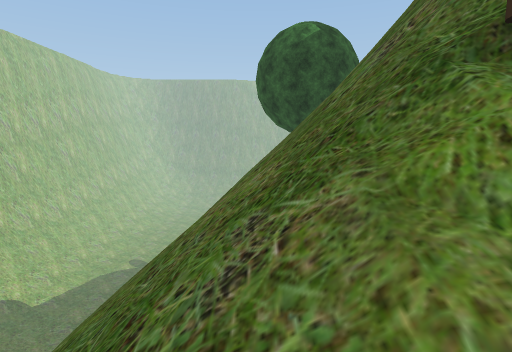
View 1 (above)

24 first-person views from a walk through a Unity game level. The camera is 1.4 m above the floor, tilts 8° down and sees 80° across. The floor is counted in squares, 1 m on a side. Each view is taken from the middle of a square. On the plan, view 1 faces up. The plan holds only what a view shows up to about 14 squares ahead; the rest is blank. The place goes on beyond the plan. Some trees and plants on the terrain are drawn as simple stand-ins. Some animated figures are not drawn.

View 2
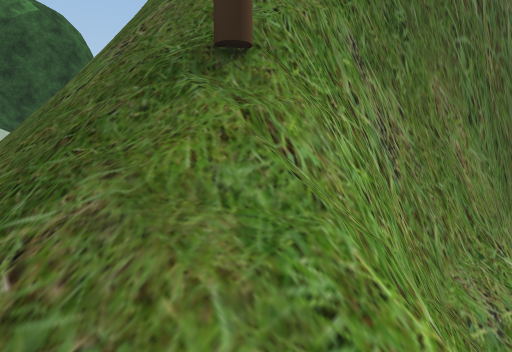

View 3
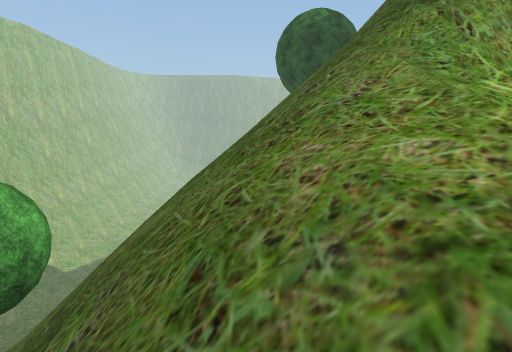

View 4
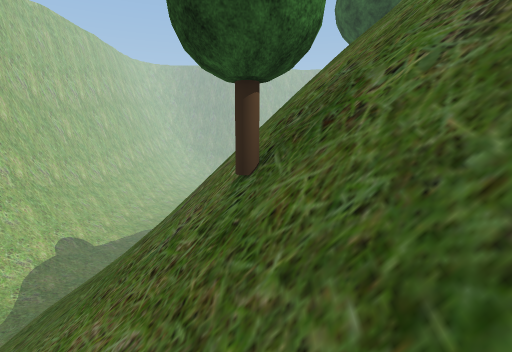

View 5
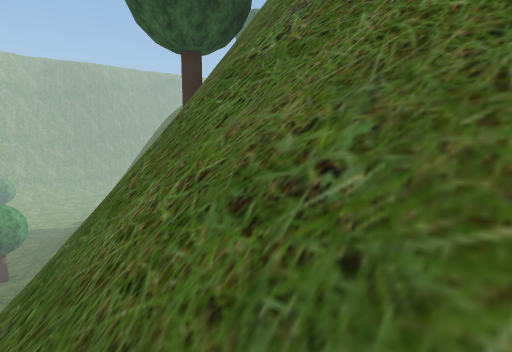

View 6
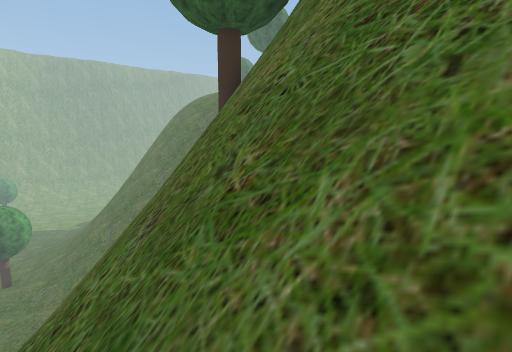

View 7
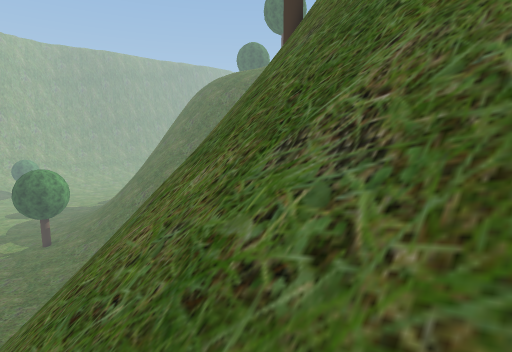

View 8
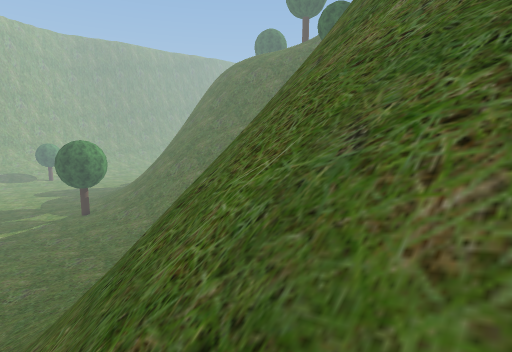

View 9
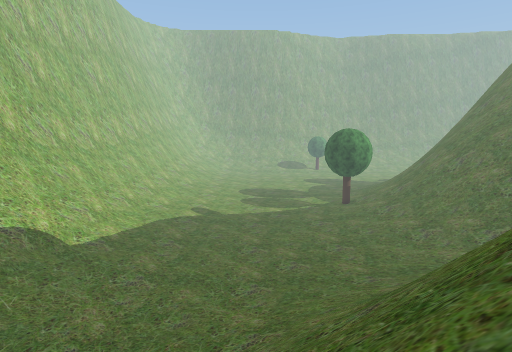

View 10
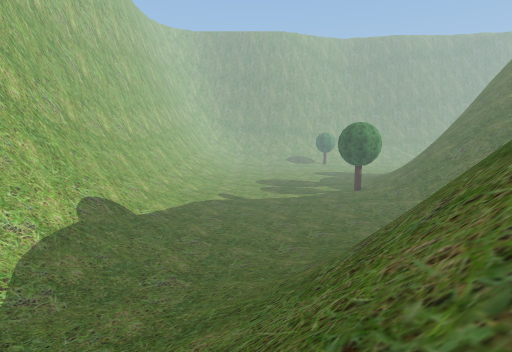

View 11
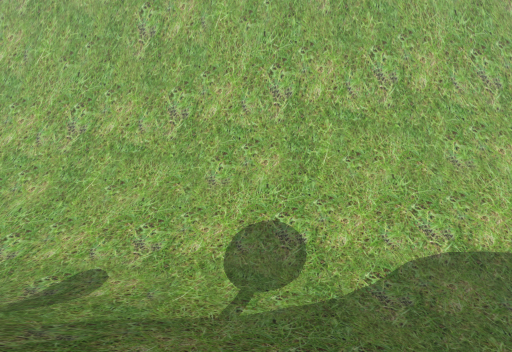

View 12
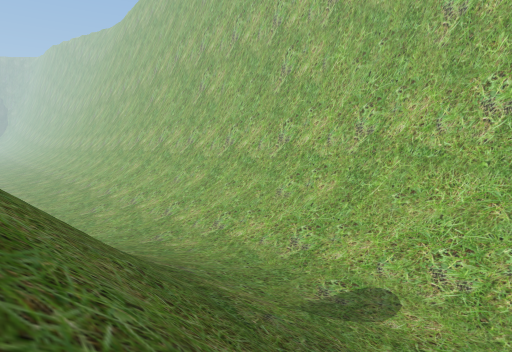

View 13
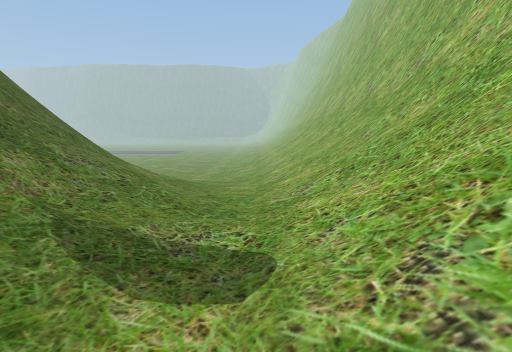

View 14
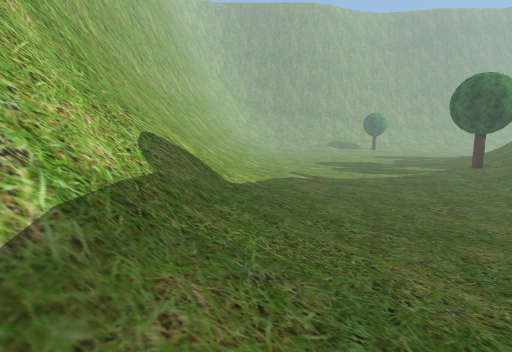

View 15
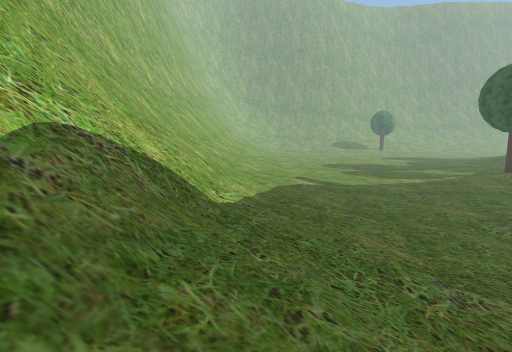

View 16
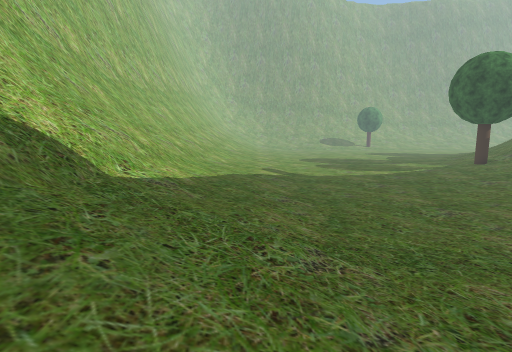

View 17
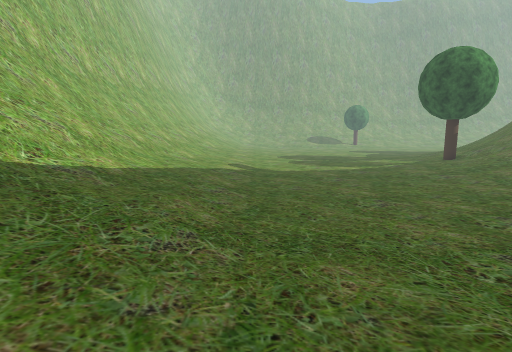

View 18
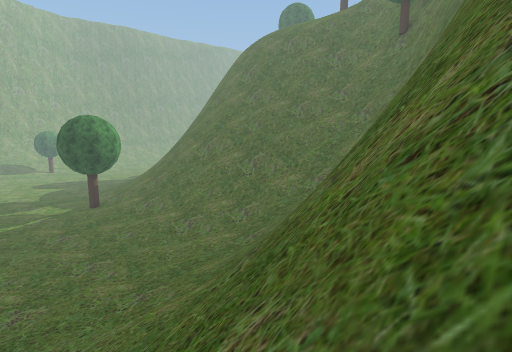

View 19
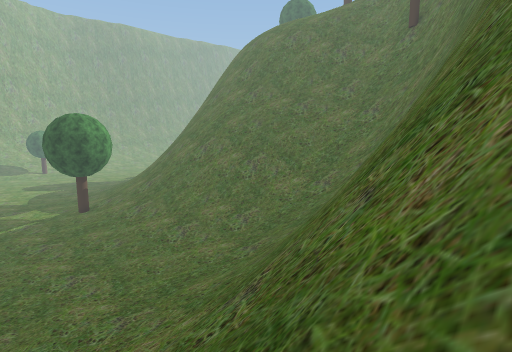

View 20
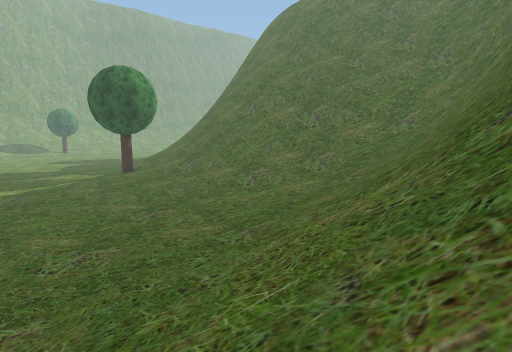

View 21
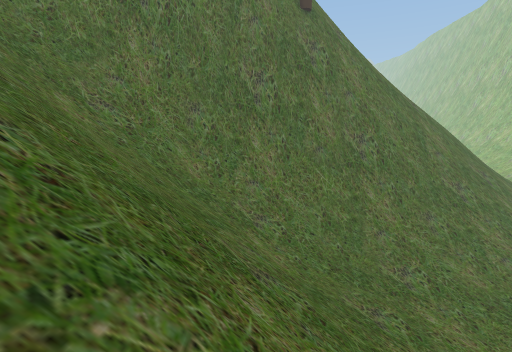

View 22
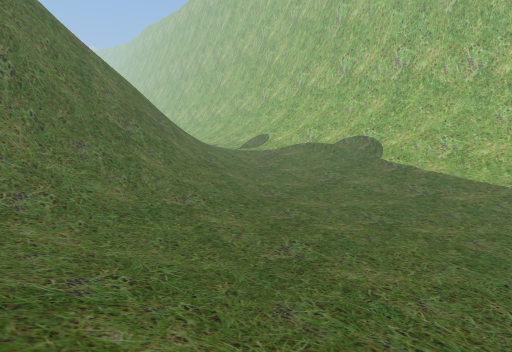

View 23
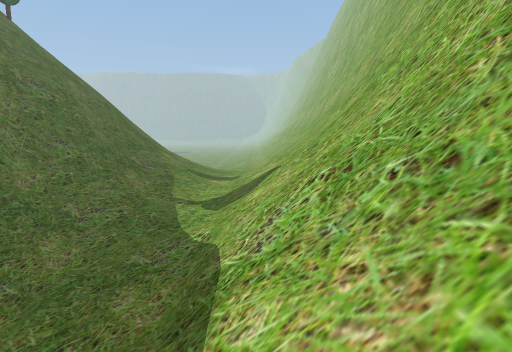

View 24
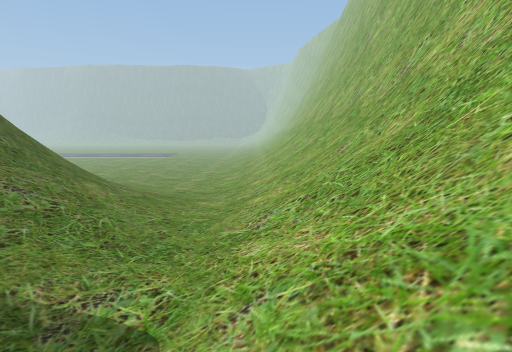

### Floor plan
Key: @ floor where view 1 was taken; # wall or solid block; . main floor; : floor 0.5 m higher than the main floor; + floor 1 m higher than the main floor; * floor 1.25 m higher than the main floor; % floor 1.75 m higher than the main floor; & floor 2 m higher than the main floor; / step, stairs or slope; = window, fence, low wall or low ledge; v drop or lower ground; O other object.
Columns run from 24 left of view 1 to 9 right of it. Each row starts with its distance up from view 1.
 32 #=/////:..............   /   /
 31 ##////+:..............       //
 30 ##/////::.............:/     ///
 29 ##/////+:.............:///  /////
 28 ##/////+:.............:/// ///////
 27 ##/////+/.............:://////////
 26  #=/////:.............:://////////
 25  #=////+:.............:///////////
 24  #=/////+:...........:////////////
 23  #=////++:.........:://///////////
 22  #=////++:......./////////////////
 21  #=/////+:.....//////////////////=
 20  #=/////+:::::///////////OO======#
 19  #=/////++::://///////O=##########
 18  #=////++++++/////////####
 17  #=////++++/////////=###
 16  #=////*+++///////=####
 15 ##=///%***////////=##
 14 ##=////***///////=##vv  ##
 13 ##////%%%%//////==vv  =##O
 12 ##////%%%///////=////=## OOO#
 11 ##////%%%////////////=## OO=#
 10 ##////%%////////////==##vvv
  9 ##////%%////////////==#vv =
  8 #=////%%////////////=##v/ =
  7 #=////%%////////////=#/// ##
  6 #=///%%&//////   /////////##
  5 #=///%%&//////      //////##
  4 #=///%%&//////////  //////OO
  3 #/////%%/////  ///////////OO#
  2 #=///%%%////   ///////////#O##
  1 #=///%%//////   ///////////v####
  0 ==///%%//////    ///O///@/v ===#
 -1 #////**///////    ////////
 -2 =/////*///////      /////
 -3 =/////+*//////=     /  /
 -4 =/////++//////==
 -5 =/////++// /// =
 -6 =/////++

Positions as (right, up) in squares from view 1, and headings:
1: (0, 0), facing up
2: (0, 0), facing up-right
3: (-1, -3), facing up
4: (-4, -3), facing up
5: (-4, 4), facing up-right
6: (-4, 6), facing up-right
7: (-7, 6), facing up-right
8: (-10, 7), facing up-right
9: (-10, 10), facing up
10: (-12, 7), facing up
11: (-10, 11), facing left
12: (-11, 9), facing down-left
13: (-19, 9), facing down
14: (-18, 15), facing up
15: (-18, 18), facing up
16: (-16, 18), facing up
17: (-14, 18), facing up
18: (-9, 13), facing up-right
19: (-8, 14), facing up-right
20: (-10, 17), facing up-right
21: (5, 32), facing down
22: (1, 32), facing down-left
23: (-20, 21), facing down
24: (-20, 8), facing down
